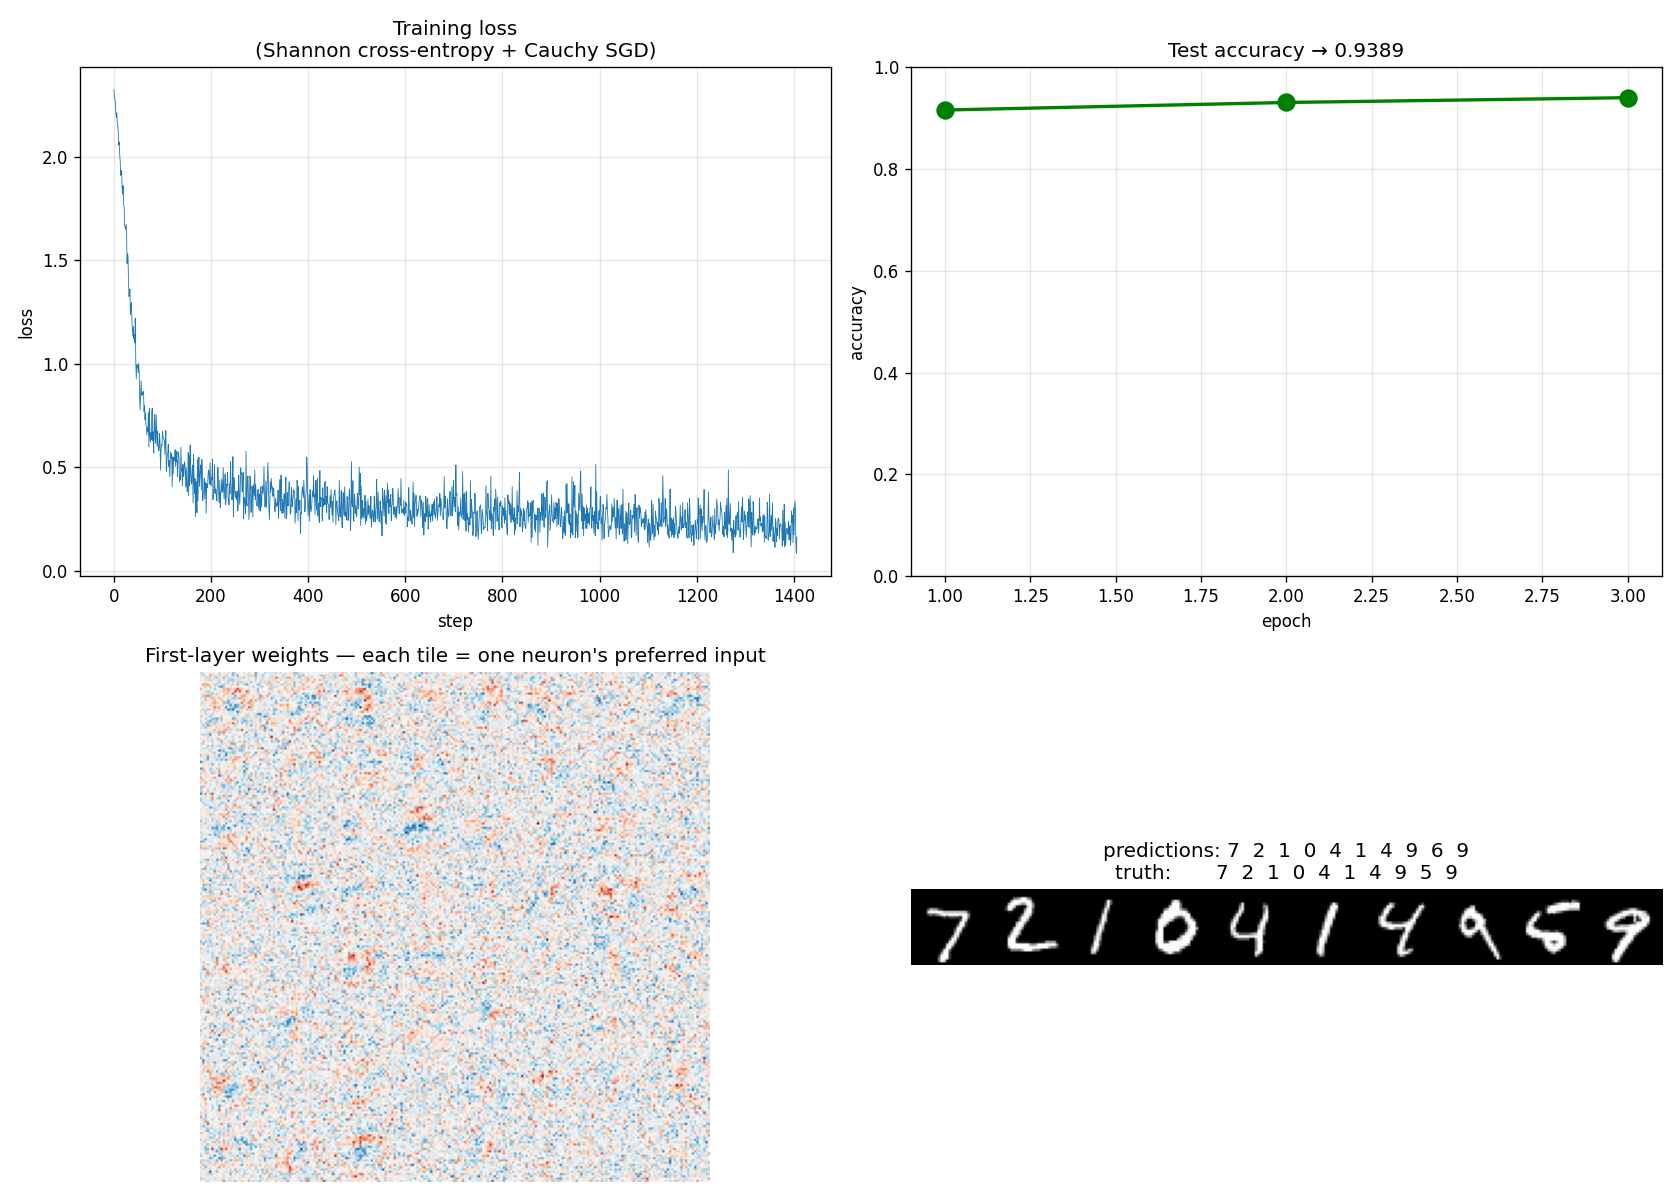

Recreate this plot in Python.
"""MNIST in pure PyTorch — every line tagged with its historical origin.

This script's purpose isn't accuracy; it's to make every step visibly
historical. Deep learning is the convergence of three centuries of math:

    matrix multiply        Cayley (1858)
    nonlinearity (ReLU)    Cybenko (1989) universal approximation;
                           Hahnloser (2000) put ReLU on the map
    softmax + cross-entropy  Boltzmann (1877) entropy + Shannon (1948) info
    gradient descent       Cauchy (1847)
    backprop = chain rule  Leibniz (1676), automated by Rumelhart (1986)
    mini-batches           Robbins-Monro stochastic approximation (1951)

Run once and it downloads MNIST (~12 MB) into ./data/.
"""
from pathlib import Path

import matplotlib.pyplot as plt
import torch
import torch.nn.functional as F
from torch.utils.data import DataLoader
from torchvision import datasets, transforms

torch.manual_seed(0)
device = "cuda" if torch.cuda.is_available() else "cpu"

# Yann LeCun (1998) repackaged earlier NIST handwriting samples as MNIST.
data_root = Path(__file__).parent / "data"
train_ds = datasets.MNIST(data_root, train=True, download=True, transform=transforms.ToTensor())
test_ds = datasets.MNIST(data_root, train=False, download=True, transform=transforms.ToTensor())
train_loader = DataLoader(train_ds, batch_size=128, shuffle=True)
test_loader = DataLoader(test_ds, batch_size=512)

# Cayley (1858): a layer is a matrix multiply + bias.
W1 = (torch.randn(784, 128, device=device) * 0.05).requires_grad_(True)
b1 = torch.zeros(128, device=device, requires_grad=True)
W2 = (torch.randn(128, 10, device=device) * 0.05).requires_grad_(True)
b2 = torch.zeros(10, device=device, requires_grad=True)
params = [W1, b1, W2, b2]


def model(x: torch.Tensor) -> torch.Tensor:
    x = x.view(x.shape[0], -1)
    h = F.relu(x @ W1 + b1)  # Cayley + Hahnloser
    return h @ W2 + b2       # logits — pre-softmax


# Cauchy (1847): θ ← θ − η ∇L. Robbins-Monro (1951): one mini-batch at a time.
opt = torch.optim.SGD(params, lr=0.1)

train_losses, test_accs = [], []
EPOCHS = 3
for epoch in range(EPOCHS):
    for x, y in train_loader:
        x, y = x.to(device), y.to(device)
        logits = model(x)
        # Boltzmann's softmax + Shannon's cross-entropy, fused.
        loss = F.cross_entropy(logits, y)
        opt.zero_grad()
        loss.backward()  # Leibniz chain rule, automated (Rumelhart 1986).
        opt.step()
        train_losses.append(loss.item())

    correct = total = 0
    with torch.no_grad():
        for x, y in test_loader:
            x, y = x.to(device), y.to(device)
            correct += (model(x).argmax(1) == y).sum().item()
            total += y.numel()
    test_accs.append(correct / total)
    print(f"epoch {epoch+1}/{EPOCHS}    test accuracy = {correct/total:.4f}")

fig, axes = plt.subplots(2, 2, figsize=(14, 10))

axes[0, 0].plot(train_losses, lw=0.5)
axes[0, 0].set_title("Training loss\n(Shannon cross-entropy + Cauchy SGD)")
axes[0, 0].set_xlabel("step")
axes[0, 0].set_ylabel("loss")
axes[0, 0].grid(alpha=0.3)

axes[0, 1].plot(range(1, EPOCHS + 1), test_accs, "go-", ms=10, lw=2)
axes[0, 1].set_title(f"Test accuracy → {test_accs[-1]:.4f}")
axes[0, 1].set_xlabel("epoch")
axes[0, 1].set_ylabel("accuracy")
axes[0, 1].set_ylim(0, 1)
axes[0, 1].grid(alpha=0.3)

# First-layer weight visualizations: each tile = one neuron's preferred input.
W1_imgs = W1.detach().cpu().T.reshape(128, 28, 28)[:64]
grid = torch.cat(
    [torch.cat([W1_imgs[i * 8 + j] for j in range(8)], dim=1) for i in range(8)], dim=0
)
axes[1, 0].imshow(grid, cmap="RdBu_r")
axes[1, 0].set_title("First-layer weights — each tile = one neuron's preferred input")
axes[1, 0].axis("off")

x_demo, y_demo = next(iter(test_loader))
x_demo, y_demo = x_demo[:10].to(device), y_demo[:10]
preds = model(x_demo).argmax(1).cpu()
combined = torch.cat([x_demo[i].cpu().squeeze() for i in range(10)], dim=1)
axes[1, 1].imshow(combined, cmap="gray")
axes[1, 1].set_title(
    "predictions: " + "  ".join(str(p.item()) for p in preds)
    + "\ntruth:       " + "  ".join(str(y.item()) for y in y_demo)
)
axes[1, 1].axis("off")

plt.tight_layout()
out = Path(__file__).with_suffix(".png")
plt.savefig(out, dpi=120)
print(f"Saved: {out}")
